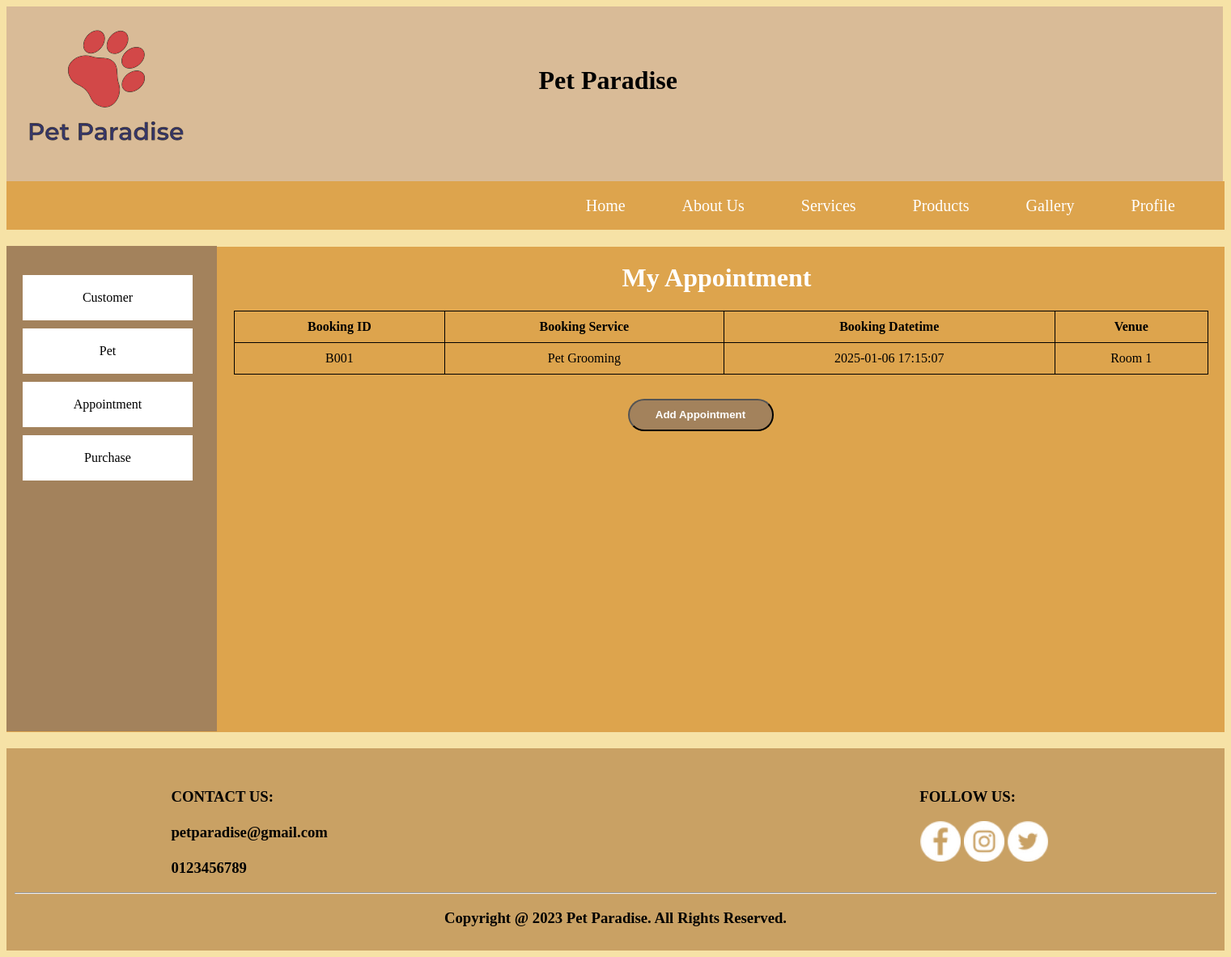
Page /customer_view.php (signed in) on the committed database.
### tables this page shows
CREATE TABLE `booking` (
  `booking_id` varchar(4) NOT NULL,
  `booking_service` varchar(2500) NOT NULL,
  `booking_datetime` datetime NOT NULL,
  `booking_venue` varchar(2500) NOT NULL,
  `customer_id` varchar(4) NOT NULL
);

### customer_view.php (the view, shortened to what this page needs)
<!DOCTYPE html>
<html lang="en" dir="ltr">
<head>
  <link rel="stylesheet" type="text/css" href="css/style5.css">
</head>
<body>
<?php include('customer_header.php') ?>
<?php
  include('dbcon.php');
?>
<div id="nav">
<?php include('customer_menu.php') ?>
    </div>
<div id="sidenav">
<?php include('customer_sidemenu.php') ?>
</div>
<div id="main">
  <div id="appointment" style="margin-top: 20px; margin-bottom: 20px; width: 100%; height: 600px">
    <center>
    <h1 style="padding-top: 20px; padding-right: 10px;"> My Appointment </h1>
    <table width="80%" cellpadding="10" style="border-collapse: collapse; text-align: center;">
    <tr>
        <th>Booking ID</th>
        <th>Booking Service</th>
        <th>Booking Datetime</th>
        <th>Venue</th>
    </tr>
      <?php
        $customer = $_SESSION['ID'];
        $data = mysqli_query($connection, "SELECT * FROM booking WHERE customer_id = '$customer'");
        while($row1 = mysqli_fetch_array($data)){
      ?>
        <tr>
          <td><?php echo $row1['booking_id']; ?></td>
          <td><?php echo $row1['booking_service']; ?></td>
          <td><?php echo $row1['booking_datetime']; ?></td>
          <td><?php echo $row1['booking_venue']; ?></td>
        <?php
        }
        ?>
    </tr>
    </table>
    <div style="padding: 30px">
			<button onclick="window.open('customer_add.php','_SELF')" style="cursor: pointer; width: 180px; font-weight: bold; height: 40px; border-radius: 50px; background-color: #A3825C; color: white; margin-right: 20px;">Add Appointment</button>
		</div>
  </div>
</div></center>
<footer>
<?php include('footer.php') ?>
</footer>
</body>
</html>

### css/style5.css (style rules this page uses)
body { background-color: #F6E2A6; background-size: cover; background-repeat: no-repeat; color: white; }
#nav { background-color: #dda44d; height: 60px; }
footer { text-align: center; padding: 10px; background-color:#c9a164; }
#appointment { background-color: #dda44d; width: 90%; height: 400px; margin-bottom: 35px; }

### customer_view.php (style rules this page uses)
th,td { border: 1px solid black; color: black; }

### rows in the picture
booking: booking_id "B001", booking_service "Pet Grooming", booking_datetime "2025-01-06 17:15:07", booking_venue "Room 1"
